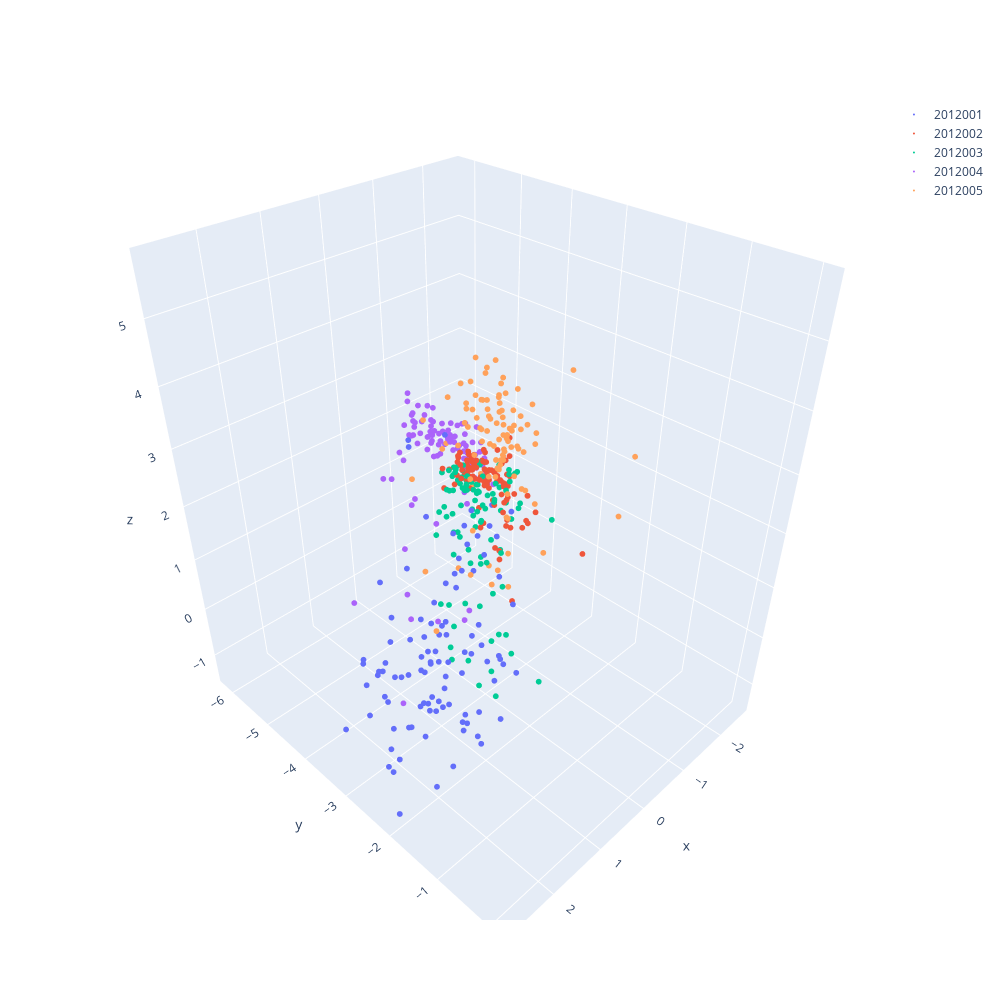

Notebook cell for this chart:
### Code cell
import plotly.graph_objects as go
import plotly.io as pio
pio.renderers.default = "vscode"

import numpy as np
data = []
for idx, label in enumerate(np.unique(labels)[:]):
    tmp = train_results[np.where(labels == label)[0]]
    print(label, np.where(labels==label))
    data.append(go.Scatter3d(x=tmp[:, 0], y=tmp[:, 1], z=tmp[:, 2], mode='markers', marker=dict(size=2), name=str(label)))
fig = go.Figure(data=data)
fig.update_layout(
    autosize=False,
    width=1000,
    height=1000,
    )
fig.show()
